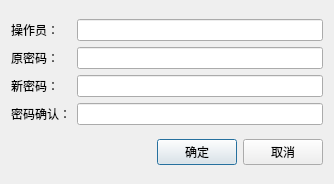
<?xml version="1.0" encoding="UTF-8"?>
<ui version="4.0">
 <class>modify_password</class>
 <widget class="QDialog" name="modify_password">
  <property name="geometry">
   <rect>
    <x>0</x>
    <y>0</y>
    <width>334</width>
    <height>184</height>
   </rect>
  </property>
  <property name="windowTitle">
   <string>Dialog</string>
  </property>
  <layout class="QVBoxLayout" name="verticalLayout">
   <item>
    <layout class="QGridLayout" name="gridLayout" columnstretch="0,1">
     <item row="0" column="0">
      <widget class="QLabel" name="label_2">
       <property name="sizePolicy">
        <sizepolicy hsizetype="Minimum" vsizetype="Fixed">
         <horstretch>0</horstretch>
         <verstretch>0</verstretch>
        </sizepolicy>
       </property>
       <property name="text">
        <string>操作员：</string>
       </property>
      </widget>
     </item>
     <item row="0" column="1">
      <widget class="QLineEdit" name="lineEdit"/>
     </item>
     <item row="1" column="0">
      <widget class="QLabel" name="label_3">
       <property name="sizePolicy">
        <sizepolicy hsizetype="Minimum" vsizetype="Fixed">
         <horstretch>0</horstretch>
         <verstretch>0</verstretch>
        </sizepolicy>
       </property>
       <property name="text">
        <string>原密码：</string>
       </property>
      </widget>
     </item>
     <item row="1" column="1">
      <widget class="QLineEdit" name="lineEdit_2"/>
     </item>
     <item row="2" column="0">
      <widget class="QLabel" name="label_4">
       <property name="sizePolicy">
        <sizepolicy hsizetype="Minimum" vsizetype="Fixed">
         <horstretch>0</horstretch>
         <verstretch>0</verstretch>
        </sizepolicy>
       </property>
       <property name="text">
        <string>新密码：</string>
       </property>
      </widget>
     </item>
     <item row="2" column="1">
      <widget class="QLineEdit" name="lineEdit_3"/>
     </item>
     <item row="3" column="0">
      <widget class="QLabel" name="label_5">
       <property name="sizePolicy">
        <sizepolicy hsizetype="Minimum" vsizetype="Fixed">
         <horstretch>0</horstretch>
         <verstretch>0</verstretch>
        </sizepolicy>
       </property>
       <property name="text">
        <string>密码确认：</string>
       </property>
      </widget>
     </item>
     <item row="3" column="1">
      <widget class="QLineEdit" name="lineEdit_4"/>
     </item>
    </layout>
   </item>
   <item>
    <layout class="QHBoxLayout" name="horizontalLayout">
     <item>
      <spacer name="horizontalSpacer">
       <property name="orientation">
        <enum>Qt::Horizontal</enum>
       </property>
       <property name="sizeHint" stdset="0">
        <size>
         <width>40</width>
         <height>20</height>
        </size>
       </property>
      </spacer>
     </item>
     <item>
      <widget class="lds_toolbar_button" name="pushButton_4">
       <property name="text">
        <string>确定</string>
       </property>
       <property name="outer_stylesheet" stdset="0">
        <string>pushbutton</string>
       </property>
      </widget>
     </item>
     <item>
      <widget class="lds_toolbar_button" name="pushButton_5">
       <property name="text">
        <string>取消</string>
       </property>
       <property name="outer_stylesheet" stdset="0">
        <string>pushbutton</string>
       </property>
      </widget>
     </item>
    </layout>
   </item>
  </layout>
 </widget>
 <customwidgets>
  <customwidget>
   <class>lds_toolbar_button</class>
   <extends>QPushButton</extends>
   <header>lds_toolbar_button.h</header>
  </customwidget>
 </customwidgets>
 <resources/>
 <connections/>
</ui>
